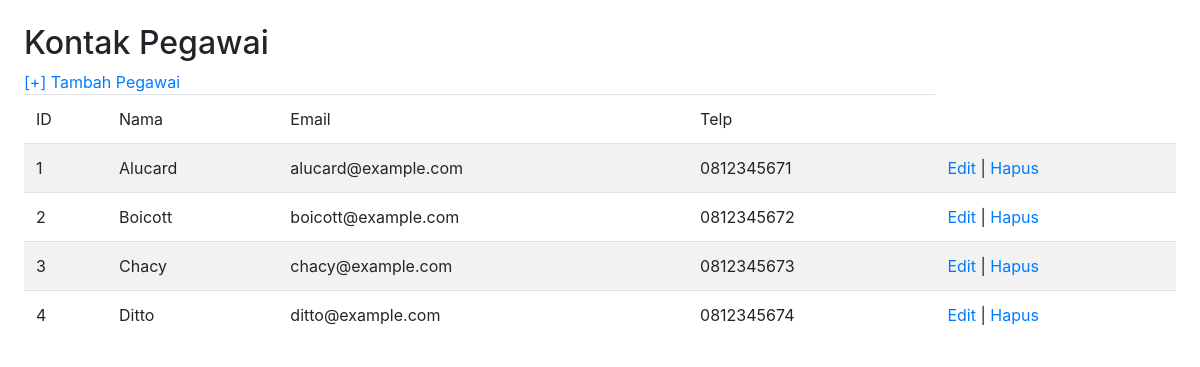
The app's page /list-pegawai.php with its own data.
### tables this page shows
CREATE TABLE `pegawai` (
  `id` int(11) NOT NULL,
  `nama` varchar(64) NOT NULL,
  `alamat` varchar(255) NOT NULL,
  `jenis_kelamin` varchar(16) NOT NULL,
  `email` varchar(64) NOT NULL,
  `telp` varchar(16) NOT NULL
);

### list-pegawai.php (the view, shortened to what this page needs)
<?php include("config.php"); ?>
<!DOCTYPE html>
<html lang="en">
<head>
    <link href="../bootstrap/css/bootstrap.min.css" rel="stylesheet">
</head>
<body class="p-4">
    <header>
        <p class="h2">Kontak Pegawai</p>
    </header>
    <nav>
        <a href="form-addPegawai.php">[+] Tambah Pegawai</a>
    </nav>
    <table class="table table-striped">
        <thead>
            <tr>
                <td scope="col">ID</td>
                <td scope="col">Nama</td>
                <td scope="col">Email</td>
                <td scope="col">Telp</td>
            </tr>
        </thead>
        <tbody>
            <?php
            $sql = "SELECT * FROM pegawai";
            $query = mysqli_query($db, $sql);
            while($pegawai = mysqli_fetch_array($query)){
                echo "<tr>";
                echo "<td>".$pegawai['id']."</td>";
                echo "<td>".$pegawai['nama']."</td>";
                echo "<td>".$pegawai['email']."</td>";
                echo "<td>".$pegawai['telp']."</td>";
                echo "<td>";
                echo "<a href='form-editPegawai.php?id=".$pegawai['id']."'>Edit</a> | ";
                echo "<a href='hapusPegawai.php?id=".$pegawai['id']."'>Hapus</a>";
                echo "</td>";
                echo "</tr>";
            }
            ?>
        </tbody>
    </table>
</body>
</html>

### records on screen
pegawai: id "1", nama "Alucard", email "alucard@example.com", telp "0812345671"
pegawai: id "2", nama "Boicott", email "boicott@example.com", telp "0812345672"
pegawai: id "3", nama "Chacy", email "chacy@example.com", telp "0812345673"
pegawai: id "4", nama "Ditto", email "ditto@example.com", telp "0812345674"
